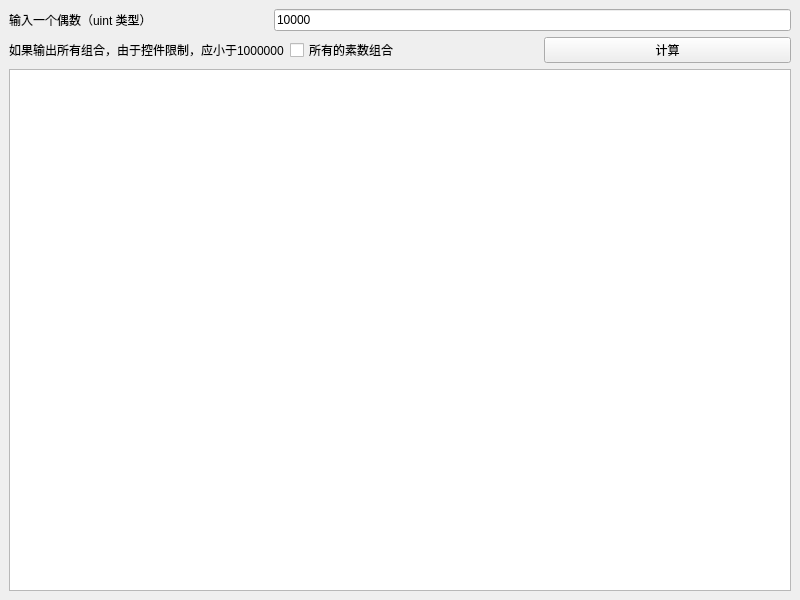
<?xml version="1.0" encoding="UTF-8"?>
<ui version="4.0">
 <class>MainWindow</class>
 <widget class="QMainWindow" name="MainWindow">
  <property name="geometry">
   <rect>
    <x>0</x>
    <y>0</y>
    <width>800</width>
    <height>600</height>
   </rect>
  </property>
  <property name="windowTitle">
   <string>MainWindow</string>
  </property>
  <widget class="QWidget" name="centralwidget">
   <layout class="QVBoxLayout" name="verticalLayout">
    <item>
     <layout class="QHBoxLayout" name="horizontalLayout" stretch="1,2">
      <item>
       <widget class="QLabel" name="label">
        <property name="text">
         <string>输入一个偶数（uint 类型）</string>
        </property>
       </widget>
      </item>
      <item>
       <widget class="QLineEdit" name="lineEdit">
        <property name="text">
         <string>10000</string>
        </property>
       </widget>
      </item>
     </layout>
    </item>
    <item>
     <layout class="QHBoxLayout" name="horizontalLayout_2">
      <item>
       <widget class="QLabel" name="label_2">
        <property name="text">
         <string>如果输出所有组合，由于控件限制，应小于1000000</string>
        </property>
       </widget>
      </item>
      <item>
       <widget class="QCheckBox" name="checkBox">
        <property name="text">
         <string>所有的素数组合</string>
        </property>
       </widget>
      </item>
      <item>
       <widget class="QPushButton" name="pushButton">
        <property name="text">
         <string>计算</string>
        </property>
       </widget>
      </item>
     </layout>
    </item>
    <item>
     <widget class="QTextBrowser" name="textBrowser"/>
    </item>
   </layout>
  </widget>
 </widget>
 <resources/>
 <connections/>
</ui>
